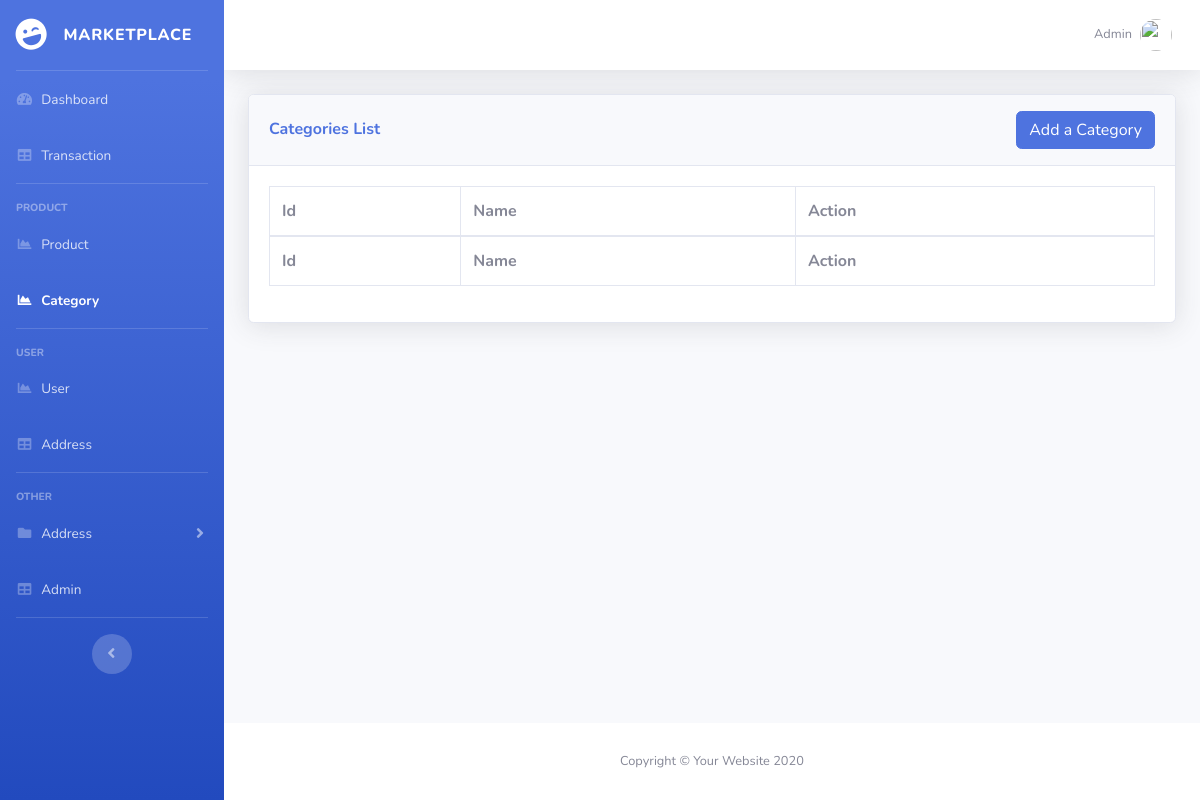
/admin-category.php, run on an earlier commit of the app's database.
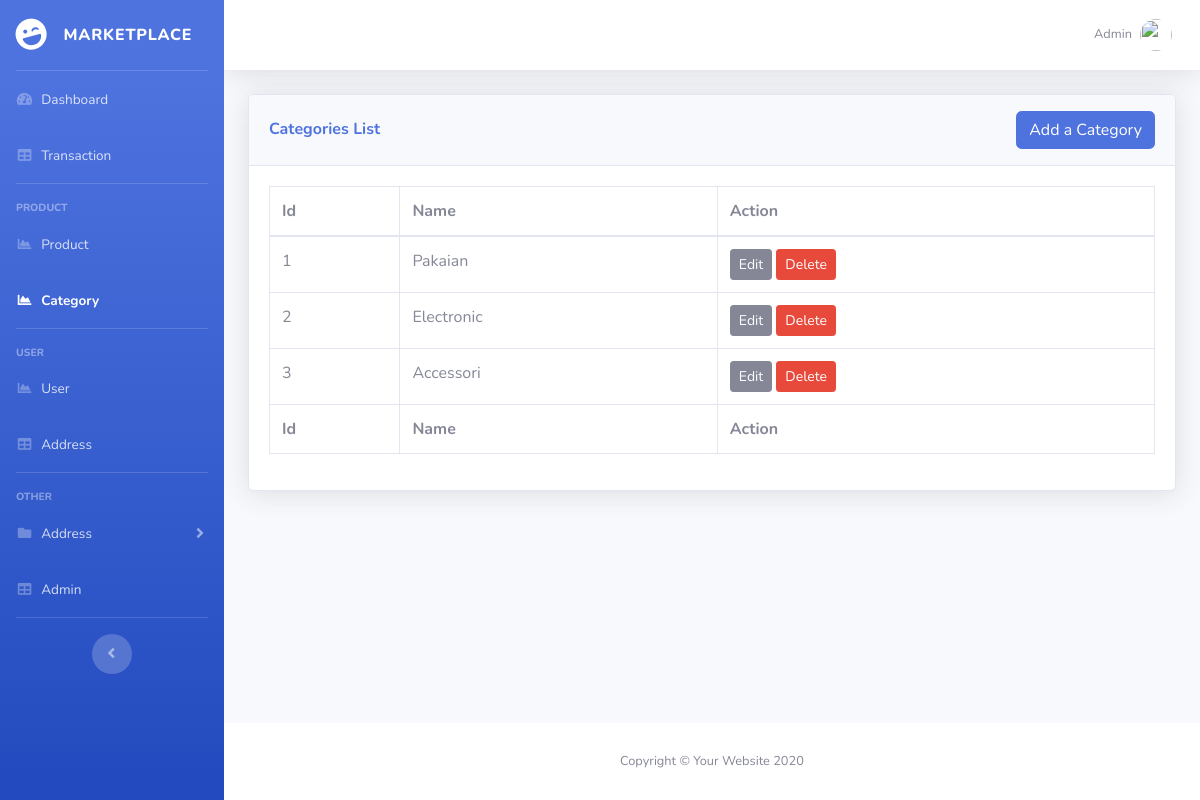
And on a later commit of the database.
### tables this page shows
CREATE TABLE `products_categories` (
  `id` int(11) NOT NULL,
  `name` varchar(255) NOT NULL
);

### admin-category.php (the view, shortened to what the changed rows need)
<?php
include_once("koneksi.php");
$category = mysqli_query($koneksi, "SELECT * FROM products_categories");
?>
<!DOCTYPE html>
<html lang="en">
<head>
    <link href="vendor/fontawesome-free/css/all.min.css" rel="stylesheet" type="text/css" />
    <link href="css/sb-admin-2.min.css" rel="stylesheet" />
    <link href="vendor/datatables/dataTables.bootstrap4.min.css" rel="stylesheet" />
</head>
<body id="page-top">
    <div id="wrapper">
        <div id="content-wrapper" class="d-flex flex-column">
            <div id="content">
                <div class="container-fluid">
                    <div class="card shadow mb-4">
                        <div class="card-body">
                            <div class="table-responsive">
                                <table class="table table-bordered" id="dataTable" width="100%" cellspacing="0">
                                    <thead>
                                        <tr>
                                            <th>Id</th>
                                            <th>Name</th>
                                            <th>Action</th>
                                        </tr>
                                    </thead>
                                    <tfoot>
                                        <tr>
                                            <th>Id</th>
                                            <th>Name</th>
                                            <th>Action</th>
                                        </tr>
                                    </tfoot>
                                    <tbody>
                                        <?php
                                        while ($b = mysqli_fetch_array($category)) {
                                        ?>
                                            <tr>
                                                <td><?= $b['id']; ?></td>
                                                <td><?= $b['name']; ?></td>
                                                <td>
                                                    <row>
                                                        <a class="btn btn-sm btn bt btn-secondary" href="admin-category-edit.php?id=<?= $b['id']; ?>">
                                                            Edit
                                                        </a>
                                                        <a class="btn btn-sm btn-danger" href="uni-delete.php?id=<?= $b['id']; ?>&table=products_categories&header=admin-category.php" onclick="return confirm('Yakin ingin dihapus?')">Delete</a>
                                                    </row>
                                                </td>
                                            </tr>
                                        <?php
                                        }
                                        ?>
                                    </tbody>
                                </table>
                            </div>
                        </div>
                    </div>
                </div>
            </div>
        </div>
    </div>
</body>
</html>

What changed in the data, as far as the page shows it:
added products_categories: id "1", name "Pakaian"
added products_categories: id "2", name "Electronic"
added products_categories: id "3", name "Accessori"
